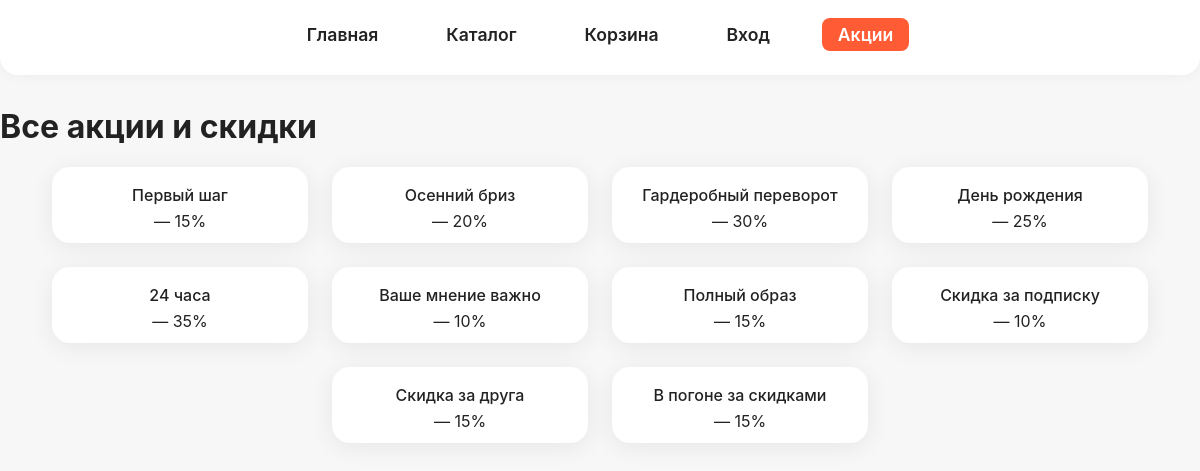
Page /products/discounts/ on the committed database.
### discounts/models.py (models this page shows, shortened)
class Discount(models.Model):
    name: str = models.CharField(max_length=100, verbose_name="Название")
    products: models.ManyToManyField = models.ManyToManyField(Product, related_name="discounts", verbose_name="Товары")
    discount_percent: int = models.PositiveIntegerField(verbose_name="Скидка в %")
    active: bool = models.BooleanField(default=True, verbose_name="Активна")
    start_date: models.DateTimeField = models.DateTimeField(verbose_name="Дата начала")
    end_date: models.DateTimeField = models.DateTimeField(verbose_name="Дата окончания")
    class Meta:
        verbose_name = "Скидка"
        verbose_name_plural = "Скидки"

### shop/views.py (the view)
# urls.py: path('', discount_list, name='discount_list'),
def discount_list(request: HttpRequest) -> HttpResponse:
    discounts = Discount.objects.all()
    return render(request, 'discounts/discount_list.html', {'discounts': discounts})

### discounts/templates/discounts/discount_list.html (shortened to what this page needs)
{% extends 'shop/base.html' %}
{% block content %}
<h1>Все акции и скидки</h1>
<ul>
  {% for discount in discounts %}
    <li>
      <a href="{% url 'discount_detail' discount.pk %}">{{ discount.name }}</a>
      — {{ discount.discount_percent }}%
    </li>
  {% endfor %}
</ul>
{% endblock %}

### shop/static/shop/main.css (style rules this page uses)
body, button, input, textarea { font-size: 1em; }
body { font-family: 'Inter', Arial, sans-serif; background: #f7f7f7; color: #222; margin: 0; padding: 0; min-height: 100vh; }
ol, ul { list-style: none; padding: 0; margin: 0 0 30px 0; display: flex; gap: 24px; flex-wrap: wrap; justify-content: center; }
li { background: #fff; border-radius: 18px; box-shadow: 0 4px 24px 0 rgba(0,0,0,0.07); padding: 18px 18px 12px 18px; width: 220px; display: flex; flex-direction: column; align-items: center; transition: box-shadow 0.2s; text-align: center; }
a { color: #222; text-decoration: none; font-weight: 500; margin-bottom: 6px; transition: color 0.2s; }

### rows in the picture
Discount: name "Первый шаг", discount_percent "15"
Discount: name "Осенний бриз", discount_percent "20"
Discount: name "Гардеробный переворот", discount_percent "30"
Discount: name "День рождения", discount_percent "25"
Discount: name "24 часа", discount_percent "35"
Discount: name "Ваше мнение важно", discount_percent "10"
Discount: name "Полный образ", discount_percent "15"
Discount: name "Скидка за подписку", discount_percent "10"
Discount: name "Скидка за друга", discount_percent "15"
Discount: name "В погоне за скидками", discount_percent "15"
